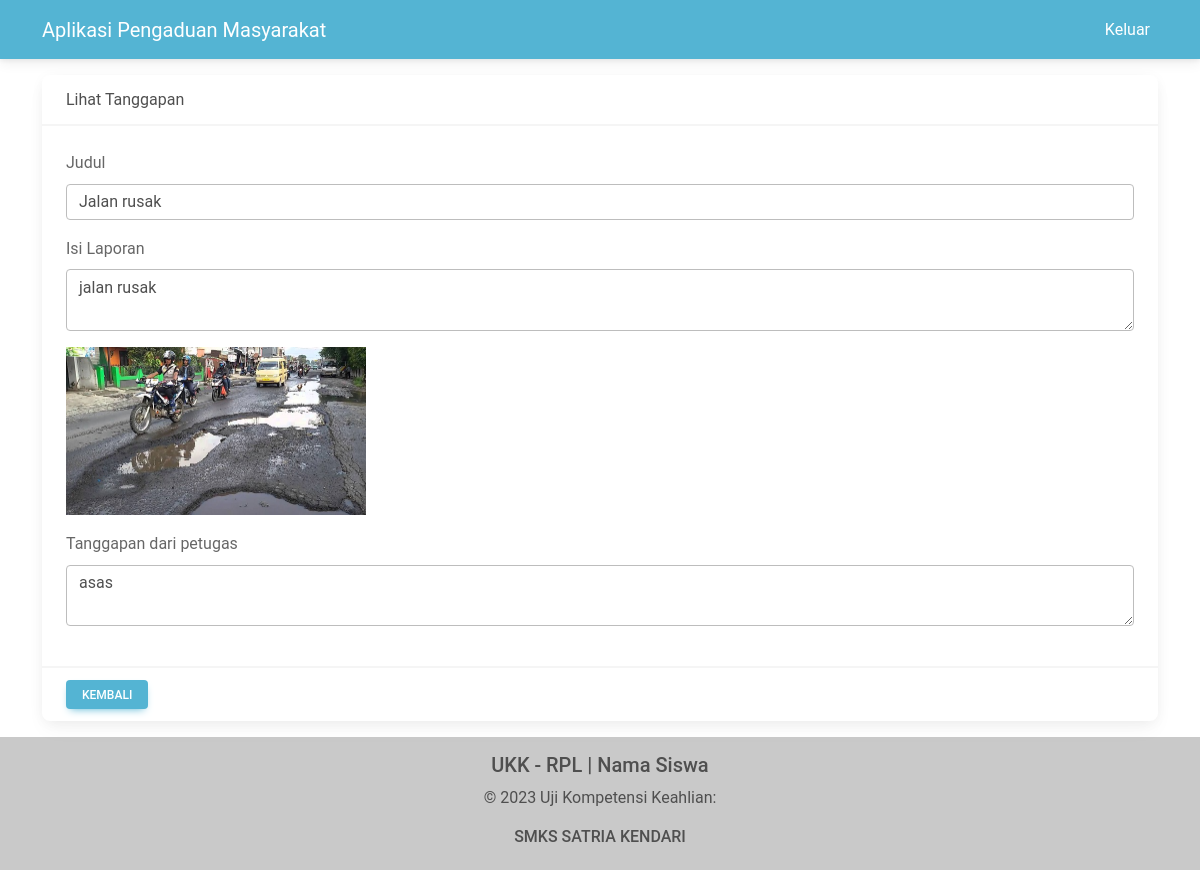
Page /masyarakat/index.php?page=tanggapan&id_pengaduan=11 (signed in) on the committed database.
### tables this page shows
CREATE TABLE `pengaduan` (
  `id_pengaduan` int NOT NULL,
  `tanggal_pengaduan` date NOT NULL,
  `nik` char(16) NOT NULL,
  `judul_laporan` varchar(50) NOT NULL,
  `isi_laporan` text NOT NULL,
  `foto` varchar(50) NOT NULL,
  `status` enum('0','proses','selesai') NOT NULL
);

CREATE TABLE `tanggapan` (
  `id_tanggapan` int NOT NULL,
  `id_pengaduan` int NOT NULL,
  `tanggal_tanggapan` date NOT NULL,
  `tanggapan` text NOT NULL,
  `id_petugas` int NOT NULL
);

### masyarakat/tanggapan.php (the view, shortened to what this page needs)
<?php
include '../db/koneksi.php';
if (!empty($_GET['id_pengaduan'])) {
    $id_pengaduan = $_GET['id_pengaduan'];
    $query = mysqli_query($koneksi, "SELECT a.*,b.* FROM pengaduan a INNER JOIN tanggapan b ON a.id_pengaduan=b.id_pengaduan WHERE b.id_pengaduan=$id_pengaduan");
    $data = mysqli_fetch_array($query);
?>
    <div class="container">
        <div class="row">
            <div class="col-md-12 mt-3">
                <div class="card mb-3">
                    <div class="card-header">Lihat Tanggapan</div>
                    <div class="card-body">
                        <form action="" method="post">
                            <div class="mb-3">
                                <label class="form-label" for="judul_laporan">Judul</label>
                                <input type="text" class="form-control" value="<?php echo $data['judul_laporan'] ?>" readonly />
                            </div>
                            <div class="mb-3">
                                <label class="form-label" for="isi_laporan">Isi Laporan</label>
                                <textarea class="form-control" readonly><?php echo $data['isi_laporan'] ?></textarea>
                            </div>
                            <div class="mb-3">
                                <img style="width: 300px;" src="../assets/foto/<?php echo $data['foto'] ?>">
                            </div>
                            <div class="mb-3">
                                <label class="form-label" for="tanggapan">Tanggapan dari petugas</label>
                                <textarea class="form-control" name="tanggapan" readonly><?php echo $data['tanggapan'] ?></textarea>
                            </div>
                    </div>
                    <div class="card-footer">
                        <a href="index.php" class="btn btn-info btn-sm">Kembali</a>
                    </div>
                </div>
            </div>
        </div>
    </div>
<?php } else {
    echo 'Halaman tidak ditemukan';
} ?>

### rows in the picture
pengaduan: judul_laporan "Jalan rusak", isi_laporan "jalan rusak", foto (picture)
tanggapan: tanggapan "asas"
